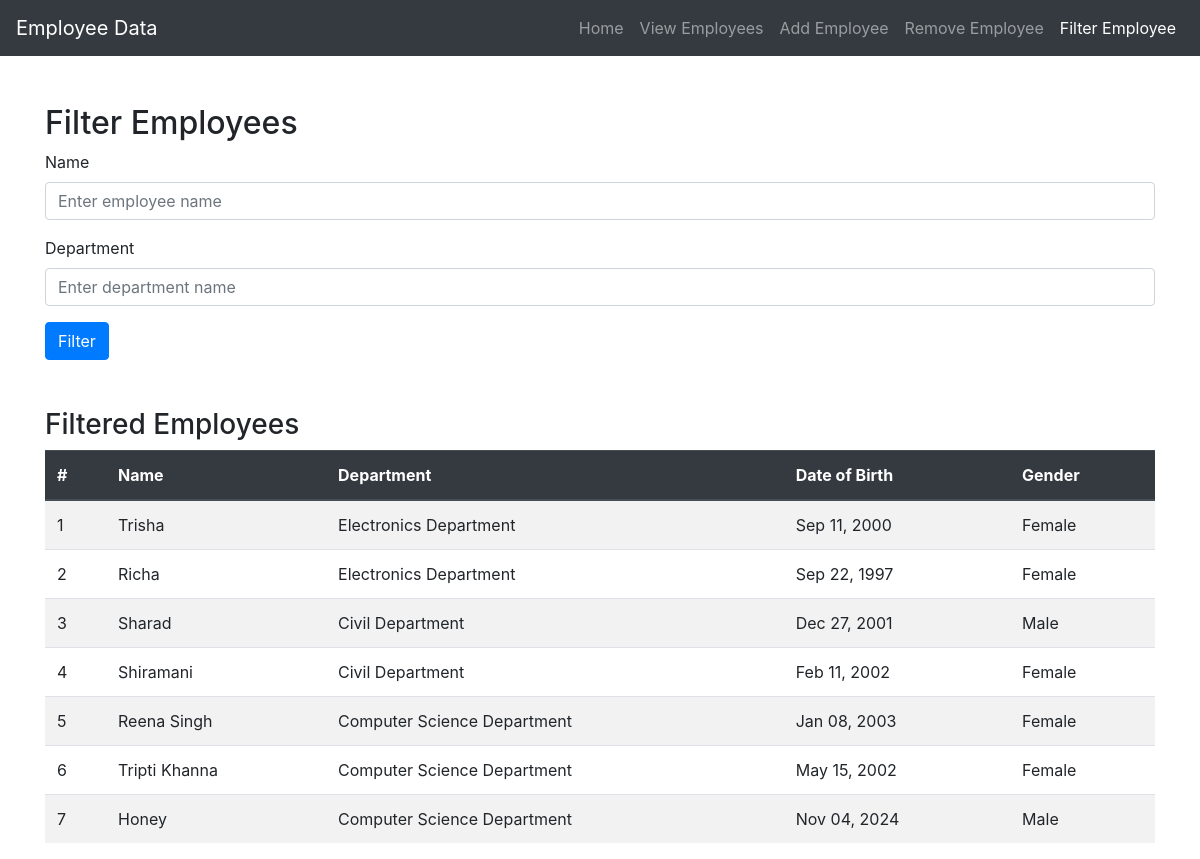
Screenshot of /filter_employee/ with the database file from the repository.
### emp_app/models.py (models this page shows, shortened)
class Employee(models.Model):
    name = models.CharField(max_length=100) #to store  name
    dob = models.DateField() #to store dates
    gender = models.CharField(max_length=10, choices=[('M', 'Male'), ('F', 'Female'), ('O', 'Other')])
    address = models.TextField()
    department = models.ForeignKey(Department, on_delete=models.CASCADE)

class Department(models.Model):
    name = models.CharField(max_length=100) #to store name
    location = models.CharField(max_length=100)
    total_headcount = models.IntegerField()

### emp_app/views.py (the view)
# urls.py: path('filter_employee/', views.filter_employee, name='filter_employee'),# URL for filtering  emplyee
def filter_employee(request):
    name_query = request.GET.get('name')
    department_query = request.GET.get('department')
    filtered_employees = Employee.objects.all()
    if name_query:
        filtered_employees = filtered_employees.filter(name__icontains=name_query)
    if department_query:
        filtered_employees = filtered_employees.filter(department__name__icontains=department_query)
    return render(request, 'filter_employee.html', {
        'employees': filtered_employees,
        'name_query': name_query,
        'department_query': department_query
    })

### emp_app/templates/filter_employee.html (shortened to what this page needs)
<!DOCTYPE html>
<html lang="en">
<head>
    <link rel="stylesheet" href="https://stackpath.bootstrapcdn.com/bootstrap/4.5.2/css/bootstrap.min.css">
</head>
<body>
    <nav class="navbar navbar-expand-lg navbar-dark bg-dark">
        <a class="navbar-brand" href="{% url 'index' %}">Employee Data</a>
        <div class="collapse navbar-collapse" id="navbarNav">
            <ul class="navbar-nav ml-auto">
                <li class="nav-item"><a class="nav-link" href="{% url 'index' %}">Home</a></li>
                <li class="nav-item"><a class="nav-link" href="{% url 'display_data' %}">View Employees</a></li>
                <li class="nav-item"><a class="nav-link" href="{% url 'add_employee' %}">Add Employee</a></li>
                <li class="nav-item"><a class="nav-link" href="{% url 'remove_employee' %}">Remove Employee</a></li>
                <li class="nav-item active"><a class="nav-link" href="{% url 'filter_employee' %}">Filter Employee</a></li>
            </ul>
        </div>
    </nav>
    <div class="container mt-5">
        <h2>Filter Employees</h2>
        <form method="GET" action="{% url 'filter_employee' %}">
            <div class="form-group">
                <label for="name">Name</label>
                <input type="text" name="name" class="form-control" id="name" placeholder="Enter employee name">
            </div>
            <div class="form-group">
                <label for="department">Department</label>
                <input type="text" name="department" class="form-control" id="department" placeholder="Enter department name">
            </div>
            <button type="submit" class="btn btn-primary">Filter</button>
        </form>
        {% if employees %}
            <h3 class="mt-5">Filtered Employees</h3>
            <table class="table table-striped">
                <thead class="thead-dark">
                    <tr>
                        <th>#</th>
                        <th>Name</th>
                        <th>Department</th>
                        <th>Date of Birth</th>
                        <th>Gender</th>
                    </tr>
                </thead>
                <tbody>
                    {% for employee in employees %}
                        <tr>
                            <td>{{ forloop.counter }}</td>
                            <td>{{ employee.name }}</td>
                            <td>{{ employee.department.name }}</td>
                            <td>{{ employee.dob|date:"M d, Y" }}</td>
                            <td>{{ employee.get_gender_display }}</td>
                        </tr>
                    {% endfor %}
                </tbody>
            </table>
        {% else %}
            <div class="alert alert-info text-center mt-4" role="alert">
                No matching employees found.
            </div>
        {% endif %}
    </div>
</body>
</html>

### rows the page displays
Employee: name "Trisha", department.name "Electronics Department", dob "Sep 11, 2000", gender "Female"
Employee: name "Richa", department.name "Electronics Department", dob "Sep 22, 1997", gender "Female"
Employee: name "Sharad", department.name "Civil Department", dob "Dec 27, 2001", gender "Male"
Employee: name "Shiramani", department.name "Civil Department", dob "Feb 11, 2002", gender "Female"
Employee: name "Reena Singh", department.name "Computer Science Department", dob "Jan 08, 2003", gender "Female"
Employee: name "Tripti Khanna", department.name "Computer Science Department", dob "May 15, 2002", gender "Female"
Employee: name "Honey", department.name "Computer Science Department", dob "Nov 04, 2024", gender "Male"
